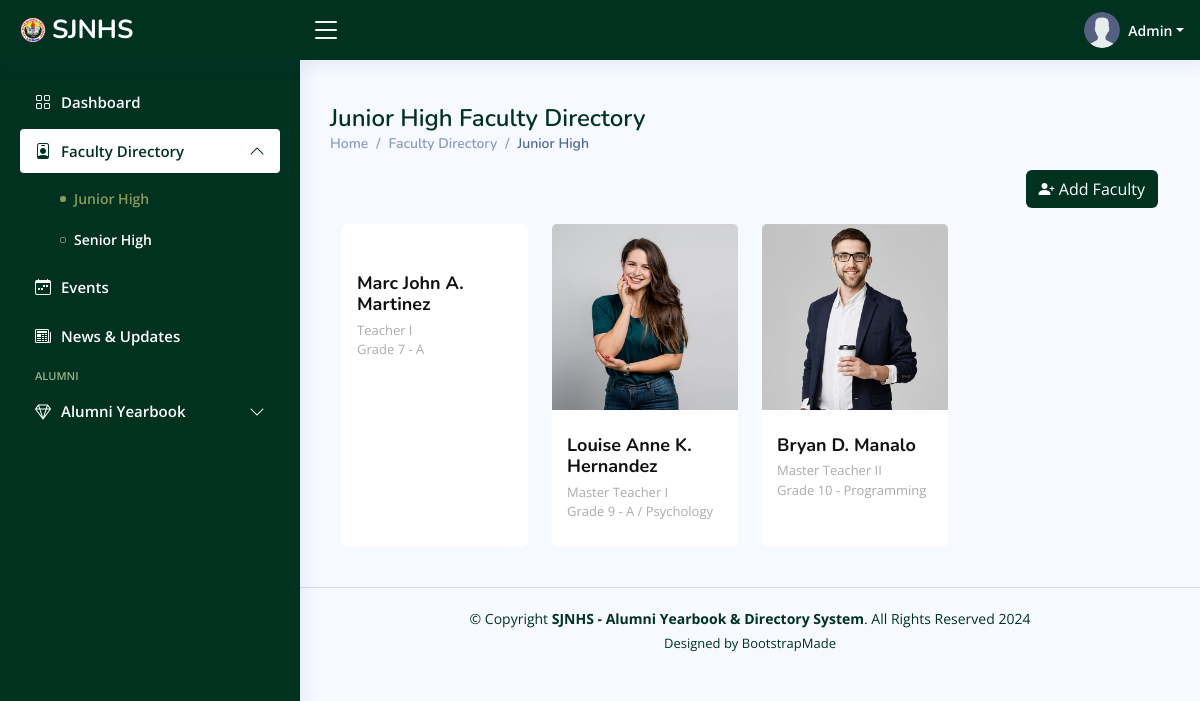
The app's page /admin/juniorhs-faculty.php (signed in) with its own data.
### tables this page shows
CREATE TABLE `faculty` (
  `id` int(11) NOT NULL,
  `firstname` varchar(255) NOT NULL,
  `middlename` varchar(255) NOT NULL,
  `lastname` varchar(255) NOT NULL,
  `email` varchar(150) NOT NULL,
  `phone_num` varchar(50) NOT NULL,
  `designation` varchar(50) NOT NULL,
  `hs_type` varchar(50) NOT NULL,
  `grade` int(11) NOT NULL,
  `sect_subj` varchar(50) NOT NULL,
  `profile_picture` varchar(255) NOT NULL,
  `date_created` date NOT NULL DEFAULT current_timestamp()
);

### admin/juniorhs-faculty.php (the view, shortened to what this page needs)
<?php
include_once 'includes/header.php';
include_once 'includes/conn.php';
include_once 'includes/sidebar.php';
?>
<main id="main" class="main">
    <div class="pagetitle">
        <h1>Junior High Faculty Directory</h1>
        <nav>
            <ol class="breadcrumb">
                <li class="breadcrumb-item"><a href="dashboard.php">Home</a></li>
                <li class="breadcrumb-item">Faculty Directory</li>
                <li class="breadcrumb-item active">Junior High</li>
            </ol>
        </nav>
    </div>
    <section class="section dashboard">
        <div class="row">
            <div class="col-lg-12">
                <div id="user" class="user">
                    <div class="container" data-aos="fade-up">
                        <div class="section-title">
                            <div class="d-grid gap-2 d-md-flex justify-content-md-end mb-2">
                                <button class="btn text-white" style="background-color:#013220" type="button"
                                    data-bs-toggle="modal" data-bs-target="#addfaculty"><i
                                        class="bi bi-person-plus-fill"></i> Add Faculty</button>
                            </div>
                        </div>
                        <div class="row">
                            <?php
                            $sql = "SELECT * FROM faculty WHERE `hs_type` = 'JHS'";
                            $result = mysqli_query($conn, $sql);
                            if (mysqli_num_rows($result) > 0) {
                                while ($row = mysqli_fetch_assoc($result)) {
                                    $middlenameInitial = substr($row['middlename'], 0, 1);
                                    ?>
                            <div class="col-lg-3 col-md-6 d-flex align-items-stretch">
                                <div class="member" data-aos="fade-up" data-aos-delay="100">
                                    <div class="member-img">
                                        <img src="<?php echo $row['profile_picture']; ?>" class="img-fluid" alt="">
                                    </div>
                                    <div class="member-info">
                                        <h4><?php echo $row['firstname'] . " " . $middlenameInitial . ". " . $row['lastname']; ?>
                                        </h4>
                                        <span><?php echo $row['designation'] . " <br> Grade " . $row['grade'] . " - " . $row['sect_subj']; ?></span>
                                    </div>
                                </div>
                            </div>
                            <?php
                            }
                            } else {
                                echo "No team members found.";
                            }
                            ?>
                        </div>
                    </div>
                </div>
            </div>
        </div>
    </section>
</main>
<?php
include_once 'includes/footer.php';
?>

### admin/assets/css/style.css (style rules this page uses)
:root { scroll-behavior: smooth; }
body { font-family: "Open Sans", sans-serif; background: #f6f9ff; color: #444444; }
a { color: #013220; text-decoration: none; }
h1, h2, h3, h4, h5, h6 { font-family: "Nunito", sans-serif; }
#main { margin-top: 60px; padding: 20px 30px; transition: all 0.3s; }
.pagetitle { margin-bottom: 10px; }
.pagetitle h1 { font-size: 24px; margin-bottom: 0; font-weight: 600; color: #013220; }
.breadcrumb { font-size: 14px; font-family: "Nunito", sans-serif; color: #899bbd; font-weight: 600; }
.breadcrumb a { color: #899bbd; transition: 0.3s; }
.breadcrumb .breadcrumb-item::before { color: #899bbd; }
.breadcrumb .active { color: #51678f; font-weight: 600; }
@media (min-width: 1200px) { #main, #footer { margin-left: 300px; } }
.user .member { margin-bottom: 20px; overflow: hidden; border-radius: 5px; background: #fff; position: relative; }
.user .member .member-img { position: relative; overflow: hidden; }
.user .member .member-info { padding: 25px 15px; }
.user .member .member-info h4 { font-weight: 700; margin-bottom: 5px; font-size: 18px; color: #111111; }
.user .member .member-info span { display: block; font-size: 13px; font-weight: 400; color: #aaaaaa; }

### records on screen
faculty: firstname "Marc John", middlename "A", lastname "Martinez", designation "Teacher I", grade "7", sect_subj "A"
faculty: profile_picture (picture), firstname "Louise Anne", middlename "K", lastname "Hernandez", designation "Master Teacher I", grade "9", sect_subj "A / Psychology"
faculty: profile_picture (picture), firstname "Bryan", middlename "D", lastname "Manalo", designation "Master Teacher II", grade "10", sect_subj "Programming"
